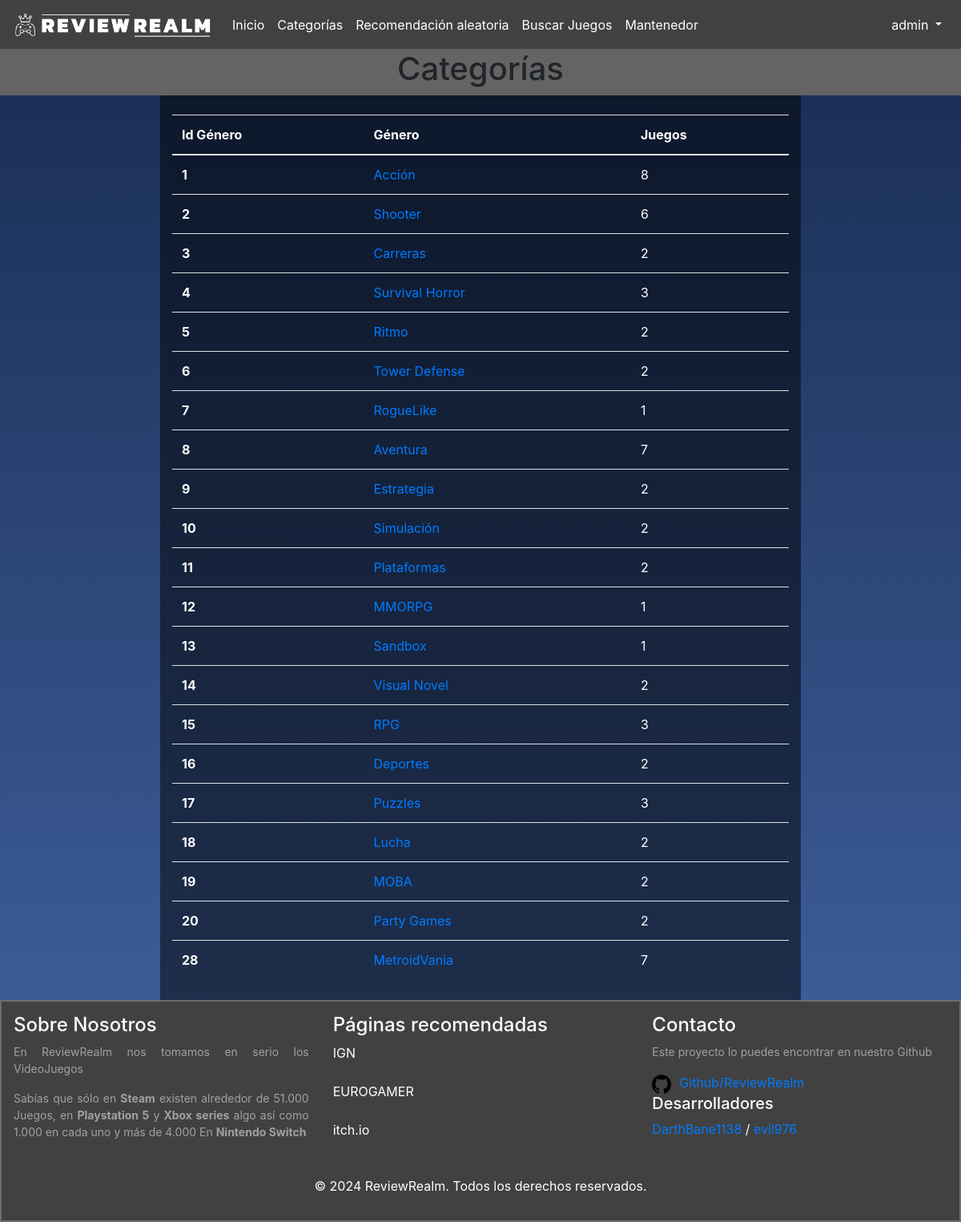
/ReviewRealm/categorias (signed in), run on the app's committed database.
### ReviewRealm/models.py (models this page shows, shortened)
class Genero_Juego(models.Model):
    id_genero_juego = models.AutoField(db_column='idGeneroJuego', primary_key=True)
    nombre_genero = models.CharField(max_length=100, blank=False, null=False)

### ReviewRealm/views.py (the view)
# urls.py: path('categorias', views.categorias, name='categorias'),
def categorias(request):
    generos_juegos = Genero_Juego.objects.all()
    context={'generos_juegos':generos_juegos}
    for x in generos_juegos:
        x.cantidad_juegos = Juego.objects.filter(id_genero_juego=x).count()
    return render(request, 'ReviewRealm/categorias.html', context)

### ReviewRealm/templates/ReviewRealm/categorias.html (shortened to what this page needs)
{% extends 'ReviewRealm/base.html'%}
{% load static %}
{% block content %}
<div class="miBloqueDeContenido" >
  <div class="contenedor-titulo">
      <h1 class ="text-center">Categorías</h1>
  </div>
  <div class = "container-fluid" id= "cuerpo_categorias" style="height: 100%;">
    <div class = "row">
      <div class = "col-2"></div>
      <div class = "col-8" id = "columna_principal">
        <br>
        <table class="table table-transparent">
          {% if generos_juegos %}
            <thead>
              <tr>
                <th scope="col">Id Género</th>
                <th scope="col">Género</th>
                <th scope="col">Juegos</th>
              </tr>
            </thead>
            <tbody class="table-group-divider">
              {% for x in generos_juegos %}
                {% if x.cantidad_juegos > 0 %}
                  <tr>
                    <th scope="row">{{x.id_genero_juego}}</th>
                    <td><a href="{% url 'juegos_por_genero' pk=x.id_genero_juego %}">{{x.nombre_genero}}</a></td>
                    <td>{{x.cantidad_juegos}}</td>
                  </tr>
                {% endif %}
              {% endfor %}
            </tbody>
          {% endif %}
        </table>
      </div>
      <div class = "col-2"></div>
    </div>
  </div>
</div>
  {% endblock %}

### ReviewRealm/templates/ReviewRealm/base.html (shortened to what this page needs)
{% load static %}
<!DOCTYPE html>
<html lang="en">
<head>
    <link rel="stylesheet" href="https://cdn.jsdelivr.net/npm/bootstrap@4.0.0/dist/css/bootstrap.min.css">
    <link rel="stylesheet" href="https://cdnjs.cloudflare.com/ajax/libs/font-awesome/5.15.3/css/all.min.css">
    <link rel="stylesheet" href="{% static 'ReviewRealm/css/estilos.CSS' %}" />
    <link rel="stylesheet" href="{% static 'ReviewRealm/css/footer.CSS' %}" />
</head>
<body>
    <div id="barra-navegacion">
        <nav class="navbar navbar-expand-lg bg-body-tertiary">
                <a class="navbar-brand" href="index">
                    <img src="{% static 'ReviewRealm/img/ReviewRealmlogoblanco.png' %}" alt="ReviewRealm">
                </a>
                <div class="collapse navbar-collapse" id="navbarNavAltMarkup">
                    <div class="navbar-nav">
                        <a class="nav-link" href="{% url 'index' %}">Inicio</a>
                        <a class="nav-link" href="{% url 'categorias' %}">Categorías</a>
                        <a class="nav-link" href="{% url 'recomendacion_aleatoria' %}">Recomendación aleatoria</a>
                        <a class="nav-link" href="{% url 'ingresar_juego' %}">Buscar Juegos</a>
                        {% if user.is_authenticated and user.is_staff%}
                            <a class="nav-link" href="{% url 'menu' %}">Mantenedor</a>
                        {% endif %}
                    </div>
                </div>
            <ul class="navbar-nav ml-auto">
                {% if user.is_authenticated %}
                    <li class="nav-item dropdown">
                        <a class="nav-link dropdown-toggle highlight-username" href="#" id="navbarDropdown" role="button" data-bs-toggle="dropdown" aria-haspopup="true" aria-expanded="false">
                            {{ user }}
                        </a>
                    </li>
                {% else %}
                <li class="nav-item">
                    <a class="nav-link" href="{% url 'login' %}">Iniciar Sesión</a>
                </li>
                {% endif %}
            </ul>
        </nav>
    </div>
    {% block content %}{% endblock %}
    <footer>
        <div class="footer-container">
            <div class="footer-column">
                <h4>Sobre Nosotros</h4>
                <p id="p-footer">En ReviewRealm nos tomamos en serio los VideoJuegos</p>
                <p id="p-footer">Sabías que sólo en <b>Steam</b> existen alrededor de 51.000 Juegos, en <b>Playstation
                        5</b> y <b>Xbox series</b> algo así como 1.000 en cada uno y más de 4.000 En <b>Nintendo
                        Switch</b></p>
            </div>
            <div class="footer-column">
                <h4>Páginas recomendadas</h4>
                <ul>
                    <li><a href="https://latam.ign.com">IGN</a></li><br>
                    <li><a href="https://www.eurogamer.net">EUROGAMER</a></li><br>
                    <li><a href="https://itch.io">itch.io</a></li><br>
                </ul>
            </div>
            <div class="footer-column">
                <h4>Contacto</h4>
                <p id="p-footer">Este proyecto lo puedes encontrar en nuestro Github</p>
                <div class="social-media-icons">
                    <a href="https://github.com/DarthBane1138/Review-Realm.git"><img src="{% static 'ReviewRealm/img/Github.png' %}"
                            alt="Github">Github/ReviewRealm</a>
                    <h5>Desarrolladores</h5>
                    <a href="https://github.com/DarthBane1138">DarthBane1138</a> / <a
                        href="https://github.com/evil976">evil976</a>
                </div>
            </div>
        </div>
        <hr>
        <div class="footer-bottom">
            <p>&copy; 2024 ReviewRealm. Todos los derechos reservados.</p>
        </div>
    </footer>
</body>
</html>

### data on the page
Genero_Juego: id_genero_juego "1", nombre_genero "Acción", cantidad_juegos "8"
Genero_Juego: id_genero_juego "2", nombre_genero "Shooter", cantidad_juegos "6"
Genero_Juego: id_genero_juego "3", nombre_genero "Carreras", cantidad_juegos "2"
Genero_Juego: id_genero_juego "4", nombre_genero "Survival Horror", cantidad_juegos "3"
Genero_Juego: id_genero_juego "5", nombre_genero "Ritmo", cantidad_juegos "2"
Genero_Juego: id_genero_juego "6", nombre_genero "Tower Defense", cantidad_juegos "2"
Genero_Juego: id_genero_juego "7", nombre_genero "RogueLike", cantidad_juegos "1"
Genero_Juego: id_genero_juego "8", nombre_genero "Aventura", cantidad_juegos "7"
Genero_Juego: id_genero_juego "9", nombre_genero "Estrategia", cantidad_juegos "2"
Genero_Juego: id_genero_juego "10", nombre_genero "Simulación", cantidad_juegos "2"
Genero_Juego: id_genero_juego "11", nombre_genero "Plataformas", cantidad_juegos "2"
Genero_Juego: id_genero_juego "12", nombre_genero "MMORPG", cantidad_juegos "1"
Genero_Juego: id_genero_juego "13", nombre_genero "Sandbox", cantidad_juegos "1"
Genero_Juego: id_genero_juego "14", nombre_genero "Visual Novel", cantidad_juegos "2"
Genero_Juego: id_genero_juego "15", nombre_genero "RPG", cantidad_juegos "3"
Genero_Juego: id_genero_juego "16", nombre_genero "Deportes", cantidad_juegos "2"
Genero_Juego: id_genero_juego "17", nombre_genero "Puzzles", cantidad_juegos "3"
Genero_Juego: id_genero_juego "18", nombre_genero "Lucha", cantidad_juegos "2"
Genero_Juego: id_genero_juego "19", nombre_genero "MOBA", cantidad_juegos "2"
Genero_Juego: id_genero_juego "20", nombre_genero "Party Games", cantidad_juegos "2"
Genero_Juego: id_genero_juego "28", nombre_genero "MetroidVania", cantidad_juegos "7"

### other printed values
{{ user }} "admin"
